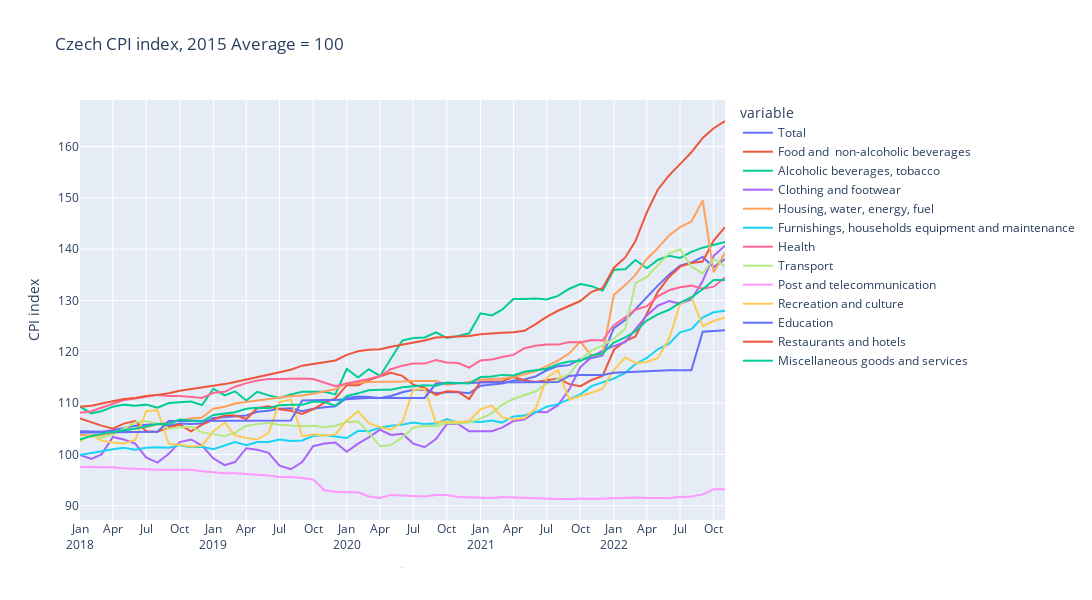

Notebook code cell kept with this figure:
### Code cell
import plotly.graph_objects as go
import plotly.express as px

df = dta

fig = px.line(df, x="Date", y=df.columns,
              hover_data={"Date": "|%B %d, %Y"},
              title='Czech CPI index, 2015 Average = 100')
fig.update_xaxes(
    dtick="M3",
    tickformat="%b\n%Y"
)

fig.update_yaxes(
  title_text='CPI index')
 
fig.update_layout(autosize=False,
    height = 600,              
    width=1200,
    xaxis = dict(titlefont=dict(size=1)))

fig.show()

py.offline.plot(fig, filename= 'infplot.html')
